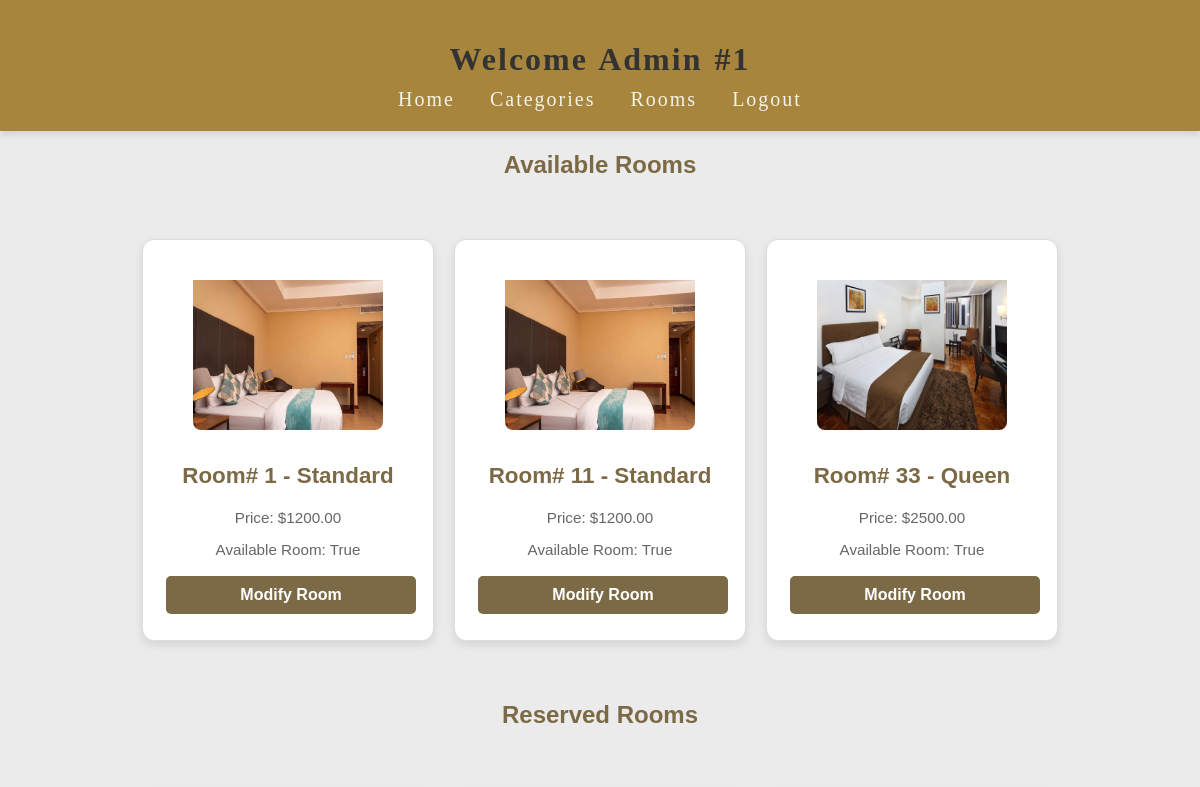
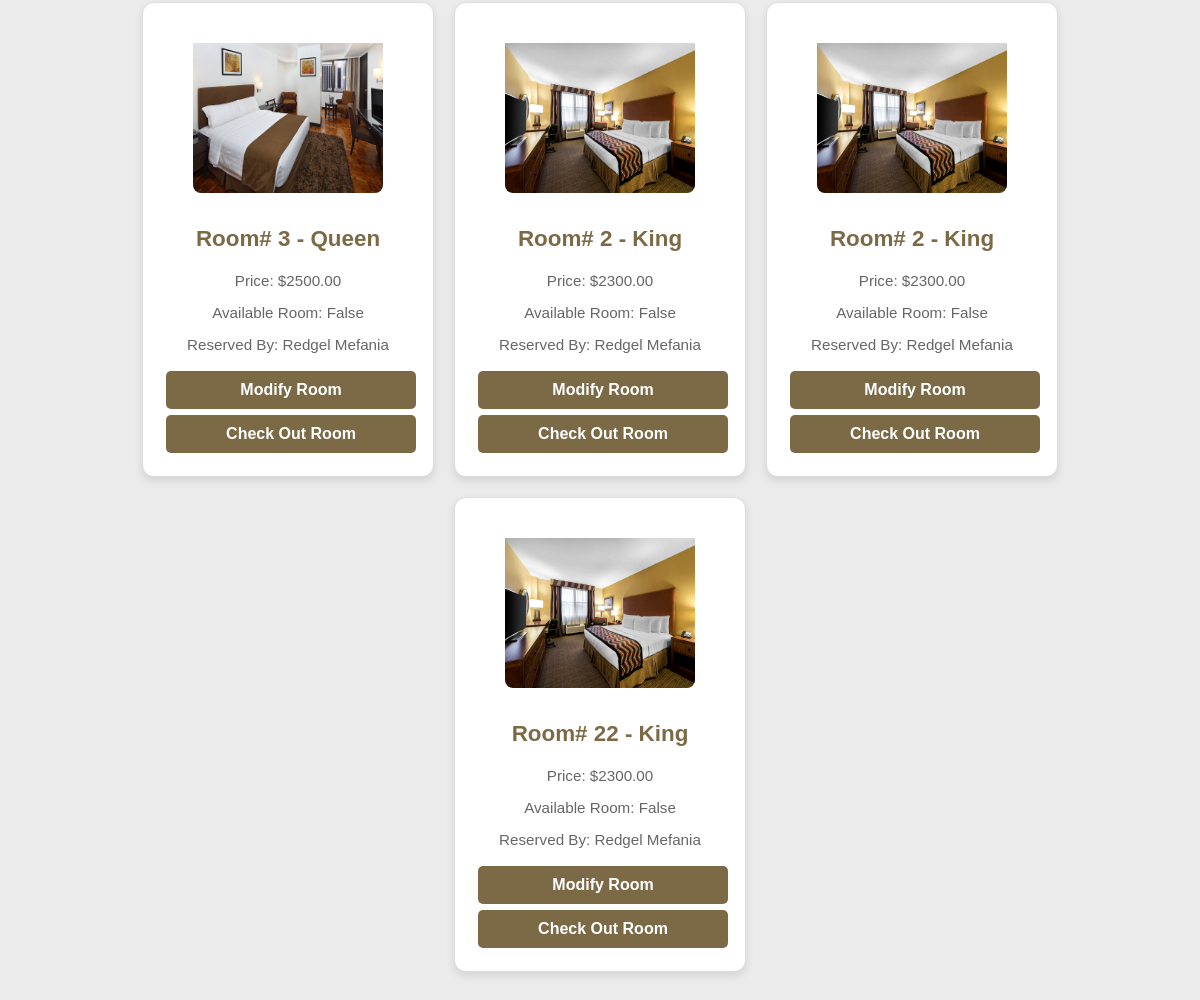
/dashboard/admin_landing/ (signed in), run on an earlier commit of the app's database (2 pictures, top to bottom).
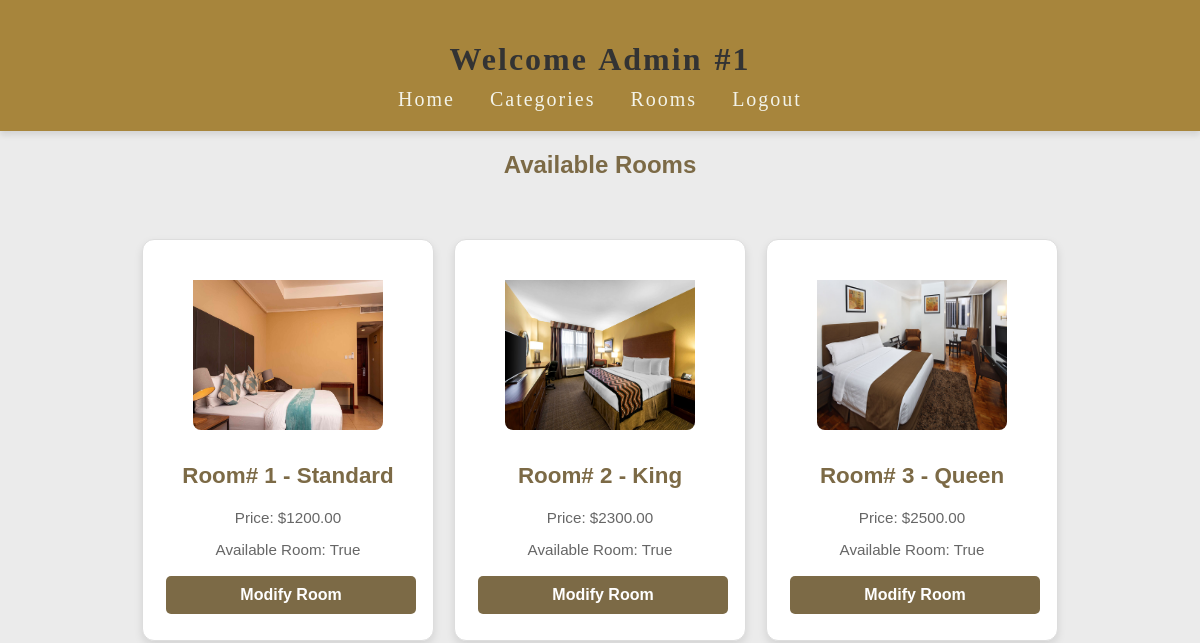
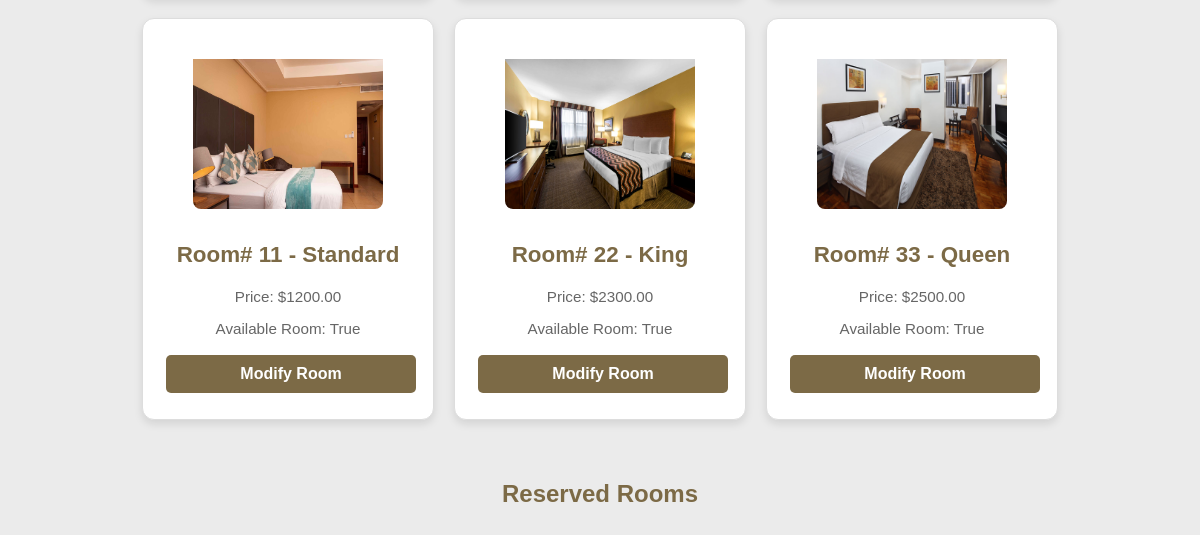
And on a later commit of the database (2 pictures, top to bottom).
### dashboard/models.py (models this page shows, shortened)
class Room(models.Model):
    room_category = models.ForeignKey(RoomCategory, on_delete=models.CASCADE)
    room_id = models.CharField(max_length=10)
    is_available = models.BooleanField(default=True)

class RoomCategory(models.Model):
    category_id = models.CharField(max_length=30)
    room_photo = models.ImageField(default='fallback.png', blank=True)
    room_desc = models.TextField(max_length=200, blank=True)
    room_price = models.DecimalField(max_digits=10, decimal_places=2)

### sortingroom/models.py (models this page shows, shortened)
class Reservation(models.Model):
    room = models.ForeignKey(Room, on_delete=models.CASCADE)
    first_name = models.CharField(max_length=50)
    last_name = models.CharField(max_length=50)
    email = models.EmailField()
    country = models.CharField(max_length=50)
    phone = models.CharField(max_length=15)
    check_in = models.DateField()
    check_out = models.DateField()
    special_request = models.TextField(blank=True, null=True)
    date_created = models.DateTimeField(auto_now_add=True)

### dashboard/views.py (the view)
# urls.py: path('admin_landing/', views.admin_landing, name='admin_landing'),
@login_required
def admin_landing(request):
    admin_id = request.user.id
    username = request.user.username
    reserved_room_ids = Reservation.objects.values_list('room_id', flat=True)
    booked_room_ids = Room.objects.filter(is_available=False).values_list('room_id', flat=True)
    rooms_available = Room.objects.filter(is_available=True)
    rooms_booked = Room.objects.filter(is_available=False)
    res=Reservation.objects.filter(room__is_available=False)
    context = {
        'admin_id': admin_id,
        'username': username,
        'rooms_available': rooms_available,
        'rooms_booked': rooms_booked,
        'try':res
    }
    return render(request, 'dashboard/admin_landing.html', context)

### dashboard/templates/dashboard/admin_landing.html (shortened to what this page needs)
{% load static %}
<!DOCTYPE html>
<html lang="en">
<head>
    <link rel="stylesheet" href="{% static 'css/css.css' %}">
</head>
<body>
    <header>
        <h1>Welcome Admin #{{ admin_id }}</h1>
        <ul>
            <li><a href="{% url 'dashboard:admin_landing' %}">Home</a></li>
            <li><a href="{% url 'dashboard:add_or_modify_category' %}">Categories</a></li>
            <li><a href="{% url 'dashboard:add_or_modify_room' %}">Rooms</a></li>
            <li><a href="{% url 'dashboard:admin_logout' %}">Logout</a></li>
        </ul>
    </header>
    <h2>Available Rooms</h2>
    <div class="container">
        {% for room in rooms_available %}
        <div class="card-container">
            {% if room.room_category.room_photo %}
            <img src="{{ room.room_category.room_photo.url }}" alt="Room Photo" class="room-photo">
        {% else %}
            <img src="{% static 'dashboard/images/default-room.jpg' %}" alt="Default Room Photo" class="room-photo">
        {% endif %}
            <h2>Room# {{ room.room_id }} - {{room.room_category.category_id}}</h2>
            <p>Price: ${{ room.room_category.room_price }}</p>
            <p>Available Room: {{ room.is_available }}</p>
            <a href="{% url 'dashboard:room_detail' room.id %}">
                <button>Modify Room</button>
            </a>
        </div>
        {% empty %}
            <p>No available rooms at the moment.</p>
        {% endfor %}
    </div>
    <h2>Reserved Rooms</h2>
    <div class="container">
        {% for res in try %}
    <div class="card-container2">
        {% if res.room.room_category.room_photo %}
        <img src="{{ res.room.room_category.room_photo.url }}" alt="Room Photo" class="room-photo">
    {% else %}
        <img src="{% static 'dashboard/images/default-room.jpg' %}" alt="Default Room Photo" class="room-photo">
    {% endif %}
        <h2>Room# {{ res.room.room_id }} - {{res.room.room_category.category_id}}</h2>
        <p>Price: ${{ res.room.room_category.room_price }}</p>
        <p>Available Room: {{ res.room.is_available }}</p>
        <p>Reserved By: {{ res.first_name }} {{ res.last_name }}</p>
        <a href="{% url 'dashboard:room_detail' res.room.id %}">
        <button>Modify Room</button>
        </a>
        <a href="{% url 'dashboard:check_out' res.pk %}">
            <button>Check Out Room</button>
        </a>
    </div>
    {% endfor %}
    </div>
</body>
</html>

What changed in the data, as far as the page shows it:
removed Reservation: room.room_category.room_photo (picture), room.room_id "3", room.room_category.category_id "Queen", room.room_category.room_price "2500.00", room.is_available "False", first_name "Redgel", last_name "Mefania"
removed Reservation: room.room_category.room_photo (picture), room.room_id "2", room.room_category.category_id "King", room.room_category.room_price "2300.00", room.is_available "False", first_name "Redgel", last_name "Mefania"
no longer on this page (row unchanged): Reservation: room.room_category.room_photo (picture), room.room_id "2", room.room_category.category_id "King", room.room_category.room_price "2300.00", room.is_available "False", first_name "Redgel", last_name "Mefania"
removed Reservation: room.room_category.room_photo (picture), room.room_id "22", room.room_category.category_id "King", room.room_category.room_price "2300.00", room.is_available "False", first_name "Redgel", last_name "Mefania"
now on this page (row edited): Room: room_category.room_photo (picture), room_id "2", room_category.category_id "King", room_category.room_price "2300.00", is_available "True"
now on this page (row edited): Room: room_category.room_photo (picture), room_id "3", room_category.category_id "Queen", room_category.room_price "2500.00", is_available "True"
now on this page (row edited): Room: room_category.room_photo (picture), room_id "22", room_category.category_id "King", room_category.room_price "2300.00", is_available "True"
